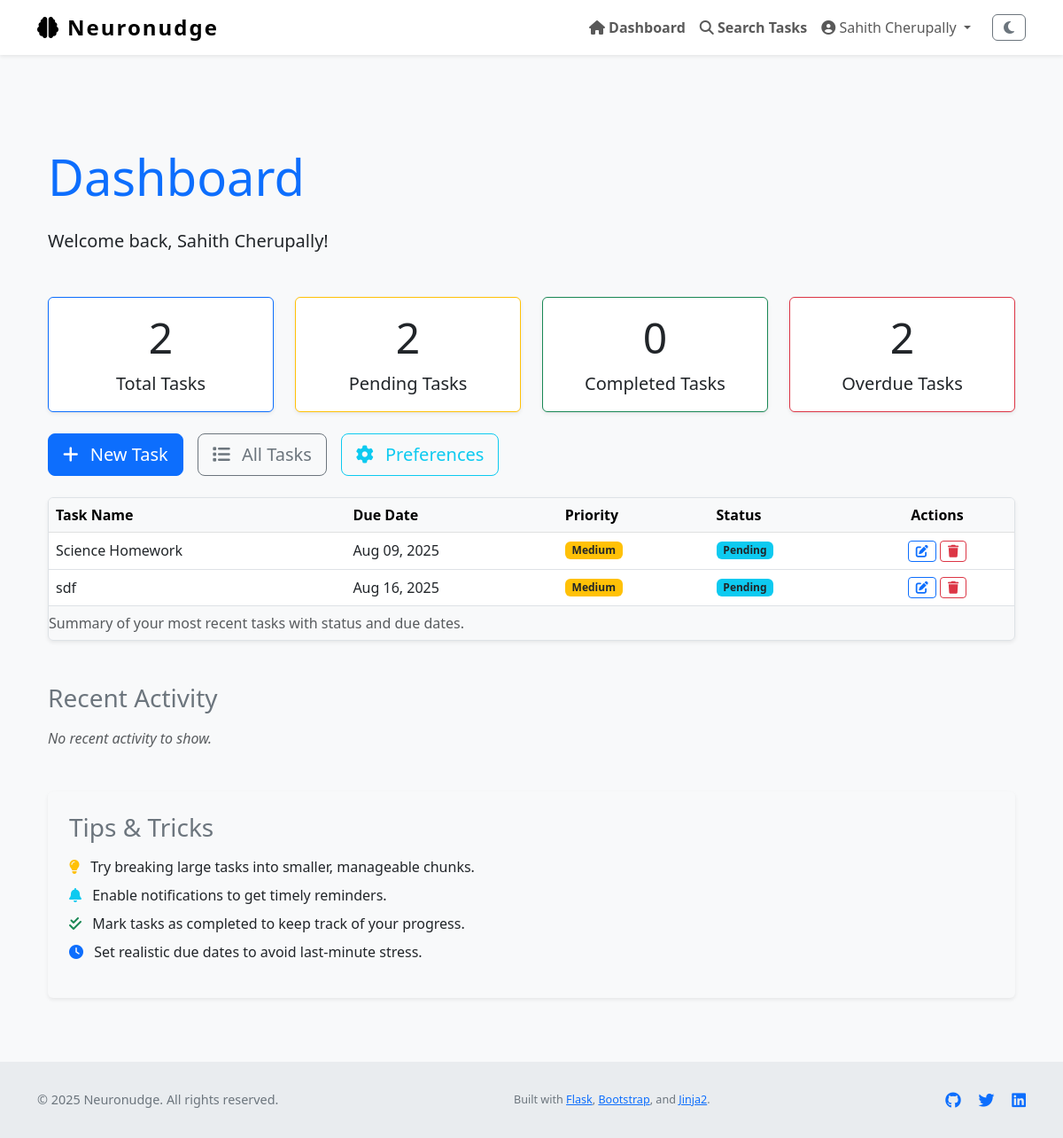
Page /dashboard (signed in) on the earlier database version.
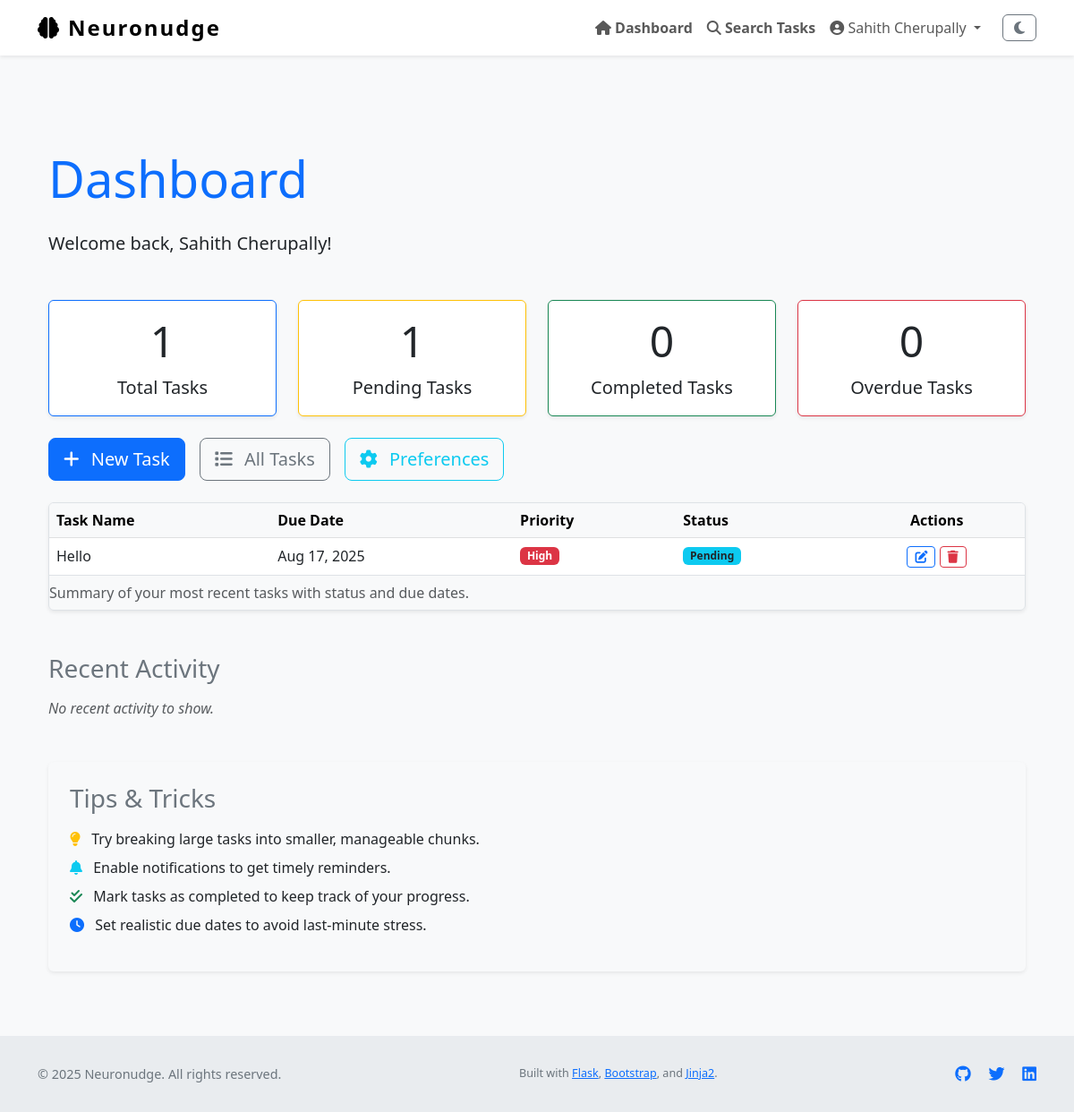
Same page on the later database version.
### Neuronudge/models.py (models this page shows, shortened)
class User(UserMixin, db.Model):
    id = db.Column(db.Integer, primary_key=True)
    name = db.Column(db.String(150), nullable=True)                # full name
    username = db.Column(db.String(150), unique=True, nullable=False)
    email = db.Column(db.String(150), unique=True, nullable=False)
    password_hash = db.Column(db.String(256), nullable=False)
    profile_type = db.Column(db.String(50), nullable=False, default='General')
    created_at = db.Column(db.DateTime, default=datetime.utcnow)
    tasks = db.relationship('Task', backref='user', lazy=True)
    logs = db.relationship('ActivityLog', backref='user', lazy=True)
    preferences = db.relationship('OnboardingPreferences', back_populates='user', uselist=False)

class Task(db.Model):
    id = db.Column(db.Integer, primary_key=True)
    title = db.Column(db.String(255), nullable=False)
    description = db.Column(db.Text)
    due_date = db.Column(db.DateTime)
    completed = db.Column(db.Boolean, default=False)
    priority = db.Column(db.Integer, default=3)         # 1 = high, 2 = med, 3 = low
    reminder_set = db.Column(db.Boolean, default=False)
    created_at = db.Column(db.DateTime, default=datetime.utcnow)
    updated_at = db.Column(db.DateTime, default=datetime.utcnow, onupdate=datetime.utcnow)
    user_id = db.Column(db.Integer, db.ForeignKey('user.id'), nullable=False)

### Neuronudge/views.py (the view)
@views.route('/dashboard')
@login_required
def dashboard():
    page = request.args.get('page', 1, type=int)
    per_page = 10
    filter_status = request.args.get('status', 'all')
    filter_priority = request.args.get('priority', 'all')
    search_term = request.args.get('search', '').strip()
    base_query = Task.query.filter_by(user_id=current_user.id)
    if filter_status == 'completed':
        base_query = base_query.filter_by(completed=True)
    elif filter_status == 'pending':
        base_query = base_query.filter_by(completed=False)
    if filter_priority in ['1', '2', '3']:
        base_query = base_query.filter_by(priority=int(filter_priority))
    if search_term:
        base_query = base_query.filter(Task.title.ilike(f'%{search_term}%'))
    paginated_tasks = base_query.order_by(
        Task.priority.asc(),
        Task.due_date.asc().nulls_last()
    ).paginate(page=page, per_page=per_page)
    total_tasks = Task.query.filter_by(user_id=current_user.id).count()
    pending_tasks = Task.query.filter_by(user_id=current_user.id, completed=False).count()
    completed_tasks = Task.query.filter_by(user_id=current_user.id, completed=True).count()
    overdue_tasks = Task.query.filter(
        Task.user_id == current_user.id,
        Task.completed == False,
        Task.due_date != None,
        Task.due_date < datetime.utcnow()
    ).count()
    task_counts = {
        'total': total_tasks,
        'pending': pending_tasks,
        'completed': completed_tasks,
        'overdue': overdue_tasks
    }
    recent_tasks = Task.query.filter_by(user_id=current_user.id).order_by(
        Task.priority.asc(),
        Task.due_date.asc().nulls_last()
    ).limit(10).all()
    onboarding = OnboardingPreferences.query.filter_by(user_id=current_user.id).first()
    return render_template(
        'dashboard.html',
        recent_tasks=recent_tasks,
        onboarding=onboarding,
        filter_status=filter_status,
        filter_priority=filter_priority,
        search_term=search_term,
        task_counts=task_counts
    )

### Neuronudge/templates/dashboard.html (shortened to what this page needs)
﻿{% extends "layout.html" %}
{% block content %}
<section aria-labelledby="dashboardHeading" class="my-5">
    <div class="container">
        <h1 id="dashboardHeading" class="mb-4 display-4 text-primary">Dashboard</h1>
        <p class="lead">Welcome back, {{ current_user.name or current_user.email }}!</p>
        <div class="row g-4 my-4">
            <div class="col-md-3 col-sm-6" role="region" aria-label="Tasks summary">
                <div class="card shadow-sm border-primary h-100">
                    <div class="card-body text-center">
                        <h2 class="card-title display-5">{{ task_counts.total }}</h2>
                        <p class="card-text fs-5">Total Tasks</p>
                    </div>
                </div>
            </div>
            <div class="col-md-3 col-sm-6" role="region" aria-label="Pending tasks summary">
                <div class="card shadow-sm border-warning h-100">
                    <div class="card-body text-center">
                        <h2 class="card-title display-5">{{ task_counts.pending }}</h2>
                        <p class="card-text fs-5">Pending Tasks</p>
                    </div>
                </div>
            </div>
            <div class="col-md-3 col-sm-6" role="region" aria-label="Completed tasks summary">
                <div class="card shadow-sm border-success h-100">
                    <div class="card-body text-center">
                        <h2 class="card-title display-5">{{ task_counts.completed }}</h2>
                        <p class="card-text fs-5">Completed Tasks</p>
                    </div>
                </div>
            </div>
            <div class="col-md-3 col-sm-6" role="region" aria-label="Overdue tasks summary">
                <div class="card shadow-sm border-danger h-100">
                    <div class="card-body text-center">
                        <h2 class="card-title display-5">{{ task_counts.overdue }}</h2>
                        <p class="card-text fs-5">Overdue Tasks</p>
                    </div>
                </div>
            </div>
        </div>
        <div class="d-flex flex-wrap gap-3 my-4" role="region" aria-label="Quick actions">
            <a href="{{ url_for('views.create_task') }}" class="btn btn-lg btn-primary" aria-label="Create new task">
                <i class="fa-solid fa-plus me-2"></i> New Task
            </a>
            <a href="{{ url_for('views.task_list') }}" class="btn btn-lg btn-outline-secondary" aria-label="View all tasks">
                <i class="fa-solid fa-list me-2"></i> All Tasks
            </a>
            <a href="{{ url_for('views.onboarding') }}" class="btn btn-lg btn-outline-info" aria-label="Update preferences">
                <i class="fa-solid fa-gear me-2"></i> Preferences
            </a>
        </div>
        <div class="table-responsive shadow-sm rounded border mb-5">
            <table class="table table-hover align-middle mb-0" aria-describedby="taskOverviewDesc">
                <caption id="taskOverviewDesc">Summary of your most recent tasks with status and due dates.</caption>
                <thead class="table-light">
                    <tr>
                        <th scope="col">Task Name</th>
                        <th scope="col">Due Date</th>
                        <th scope="col">Priority</th>
                        <th scope="col">Status</th>
                        <th scope="col" class="text-center">Actions</th>
                    </tr>
                </thead>
                <tbody>
                    {% if recent_tasks %}
                        {% for task in recent_tasks %}
                        <tr>
                            <td>{{ task.title }}</td>
                            <td>{{ task.due_date.strftime('%b %d, %Y') if task.due_date else 'No due date' }}</td>
                            <td>
                                {% set ps = (task.priority ~ '')|lower %}
                                {% if ps in ['1', 'high'] %}
                                    <span class="badge bg-danger">High</span>
                                {% elif ps in ['2', 'medium'] %}
                                    <span class="badge bg-warning text-dark">Medium</span>
                                {% elif ps in ['3', 'low'] %}
                                    <span class="badge bg-secondary">Low</span>
                                {% else %}
                                    <span class="badge bg-secondary">Low</span>
                                {% endif %}
                            </td>
                            <td>
                                {% if task.completed %}
                                    <span class="badge bg-success">Completed</span>
                                {% else %}
                                    <span class="badge bg-info text-dark">Pending</span>
                                {% endif %}
                            </td>
                            <td class="text-center">
                                <a href="{{ url_for('views.edit_task', id=task.id) }}" class="btn btn-sm btn-outline-primary" aria-label="Edit task {{ task.title }}">
                                    <i class="fa-solid fa-pen-to-square"></i>
                                </a>
                                <button type="button" class="btn btn-sm btn-outline-danger btn-delete-task" data-task-id="{{ task.id }}" aria-label="Delete task {{ task.title }}">
                                    <i class="fa-solid fa-trash"></i>
                                </button>
                            </td>
                        </tr>
                        {% endfor %}
                    {% else %}
                    <tr>
                        <td colspan="5" class="text-center text-muted">No recent tasks found. Start by creating a new task!</td>
                    </tr>
                    {% endif %}
                </tbody>
            </table>
        </div>
        <section aria-labelledby="activityFeedHeading" class="mb-5">
            <h2 id="activityFeedHeading" class="h3 mb-3 text-secondary">Recent Activity</h2>
            {% if recent_activity %}
            <ul class="list-group list-group-flush">
                {% for activity in recent_activity %}
                <li class="list-group-item d-flex justify-content-between align-items-center">
                    <div>
                        <i class="fa-solid fa-history text-muted me-2"></i>
                        {{ activity.description }}
                    </div>
                    <small class="text-muted">{{ activity.timestamp.strftime('%b %d, %Y %H:%M') }}</small>
                </li>
                {% endfor %}
            </ul>
            {% else %}
            <p class="text-muted fst-italic">No recent activity to show.</p>
            {% endif %}
        </section>
        <section aria-labelledby="tipsHeading" class="bg-light p-4 rounded shadow-sm">
            <h2 id="tipsHeading" class="h3 mb-3 text-secondary">Tips & Tricks</h2>
            <ul class="list-unstyled">
                <li class="mb-2">
                    <i class="fa-solid fa-lightbulb text-warning me-2"></i>
                    Try breaking large tasks into smaller, manageable chunks.
                </li>
                <li class="mb-2">
                    <i class="fa-solid fa-bell text-info me-2"></i>
                    Enable notifications to get timely reminders.
                </li>
                <li class="mb-2">
                    <i class="fa-solid fa-check-double text-success me-2"></i>
                    Mark tasks as completed to keep track of your progress.
                </li>
                <li class="mb-2">
                    <i class="fa-solid fa-clock text-primary me-2"></i>
                    Set realistic due dates to avoid last-minute stress.
                </li>
            </ul>
        </section>
    </div>
</section>
{% endblock %}

### Neuronudge/templates/layout.html (shortened to what this page needs)
<!DOCTYPE html>
<html lang="en" class="h-100" data-theme="light">
<head>
    <link href="https://cdn.jsdelivr.net/npm/bootstrap@5.3.0/dist/css/bootstrap.min.css" rel="stylesheet" />
    <link href="https://cdnjs.cloudflare.com/ajax/libs/font-awesome/6.4.0/css/all.min.css" rel="stylesheet" />
    <link rel="stylesheet" href="{{ url_for('static', filename='style.css') }}" />
</head>
<body class="d-flex flex-column h-100" role="document" aria-live="polite" aria-busy="false" aria-label="Neuronudge main document">
<nav class="navbar navbar-expand-lg navbar-light fixed-top bg-white shadow-sm" role="navigation" aria-label="Main navigation">
    <div class="container">
        <a class="navbar-brand d-flex align-items-center" href="{{ url_for('views.home') }}" aria-label="Neuronudge homepage">
            <i class="fa-solid fa-brain me-2" aria-hidden="true"></i> Neuronudge
        </a>
        <div class="collapse navbar-collapse" id="navbarNav">
            <ul class="navbar-nav ms-auto align-items-center" role="menubar">
                {% if current_user.is_authenticated %}
                    <li class="nav-item" role="none">
                        <a class="nav-link fw-semibold" href="{{ url_for('views.dashboard') }}" role="menuitem">
                            <i class="fa-solid fa-house"></i> Dashboard
                        </a>
                    </li>
                    <li class="nav-item" role="none">
                        <a class="nav-link fw-semibold" href="{{ url_for('views.task_search') }}" role="menuitem">
                            <i class="fa-solid fa-magnifying-glass"></i> Search Tasks
                        </a>
                    </li>
                    <li class="nav-item dropdown" role="none">
                        <a class="nav-link dropdown-toggle" href="#" id="profileDropdown" role="button"
                           data-bs-toggle="dropdown" aria-expanded="false" aria-haspopup="true" aria-controls="profileDropdownMenu">
                            <i class="fa-solid fa-user-circle"></i> {{ current_user.name or current_user.email }}
                        </a>
                    </li>
                    <li class="nav-item" role="none">
                        <button id="darkModeToggle" class="btn btn-outline-secondary ms-3" aria-pressed="false" aria-label="Toggle dark mode">
                            <i class="fa-solid fa-moon"></i>
                        </button>
                    </li>
                {% endif %}
            </ul>
        </div>
    </div>
</nav>
<div class="flash-message container position-fixed top-0 end-0 p-3" role="region" aria-live="assertive" aria-atomic="true">
</div>
<main role="main" class="container flex-grow-1 my-4" tabindex="-1">
    {% block content %}{% endblock %}
</main>
<footer class="footer mt-auto" role="contentinfo">
    <div class="container d-flex flex-column flex-md-row justify-content-between align-items-center">
        <p class="mb-2 mb-md-0">&copy; {{ current_year if current_year else "2025" }} Neuronudge. All rights reserved.</p>
        <p class="mb-0">
            <small>
                Built with
                <a href="https://flask.palletsprojects.com/" target="_blank" rel="noopener noreferrer">Flask</a>,
                <a href="https://getbootstrap.com/" target="_blank" rel="noopener noreferrer">Bootstrap</a>,
                and
                <a href="https://jinja.palletsprojects.com/" target="_blank" rel="noopener noreferrer">Jinja2</a>.
            </small>
        </p>
        <div>
            <a href="https://github.com/your-repo" target="_blank" aria-label="GitHub repository" class="text-decoration-none me-3">
            </a>
            <a href="https://twitter.com/yourhandle" target="_blank" aria-label="Twitter profile" class="text-decoration-none me-3">
            </a>
            <a href="https://linkedin.com/in/yourprofile" target="_blank" aria-label="LinkedIn profile" class="text-decoration-none">
            </a>
        </div>
    </div>
</footer>
</body>
</html>

Differences in the rows shown:
removed Task: title "Science Homework", due_date "Aug 09, 2025", shows "Medium", completed "Pending"
removed Task: title "sdf", due_date "Aug 16, 2025", shows "Medium", completed "Pending"
added Task: title "Hello", due_date "Aug 17, 2025", shows "High", completed "Pending"
Other differences:
{{ task_counts.total }}: "2" → "1"
{{ task_counts.pending }}: "2" → "1"
{{ task_counts.overdue }}: "2" → "0"
